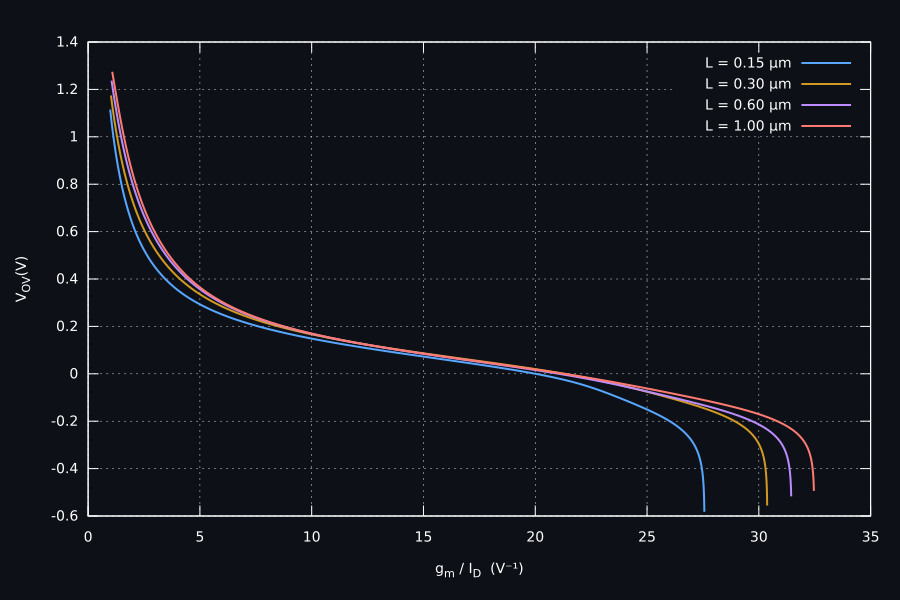

Recreate this plot in gnuplot.

set terminal svg size 900,600 enhanced font "DejaVu Sans,14"  background rgb "#0d1117"
set output "vov_vs_gm_id.svg"

set border lc rgb "#ffffff"
set tics textcolor rgb "#ffffff"
set xlabel "g_m / I_D  (V⁻¹)" textcolor rgb "#ffffff"
set ylabel "V_{OV} (V)" textcolor rgb "#ffffff"

set grid lc rgb "#dddddd" lw 0.5

set lmargin 9
set rmargin 3
set tmargin 2
set bmargin 4

set key right top textcolor "#ffffff"
plot \
    "nmos_lmin_tt.dat"  using 5:7 with lines lw 2 lc rgb "#58a6ff" title "L = 0.15 µm", \
    "nmos_l0p3_tt.dat"  using 5:7 with lines lw 2 lc rgb "#d29922" title "L = 0.30 µm", \
    "nmos_l0p6_tt.dat"  using 5:7 with lines lw 2 lc rgb "#bc8cff" title "L = 0.60 µm", \
    "nmos_l1p0_tt.dat"  using 5:7 with lines lw 2 lc rgb "#ff7b72" title "L = 1.00 µm"
